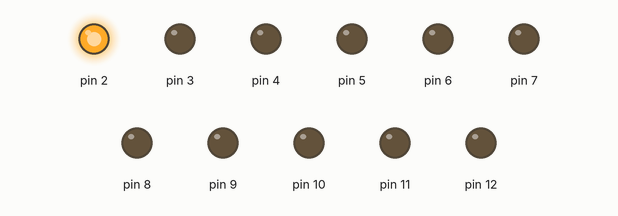
Simulated run of this sketch. Board: Arduino Uno, built with avr-gcc and run on an emulated ATmega328P. Parts: output pins drawn as LEDs (lit = HIGH).

Above: at 0.05 s.
At 0.45 s:
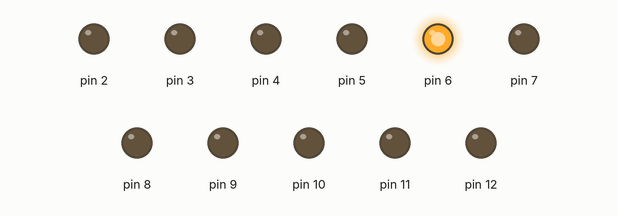
At 0.75 s:
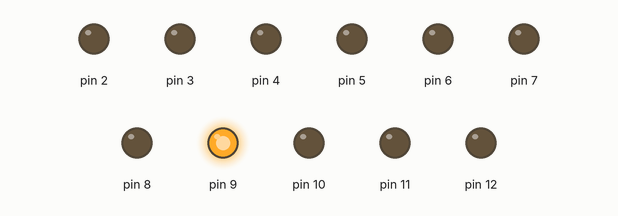
At 1.45 s:
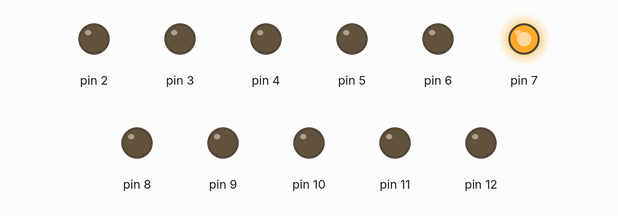
At 2.15 s:
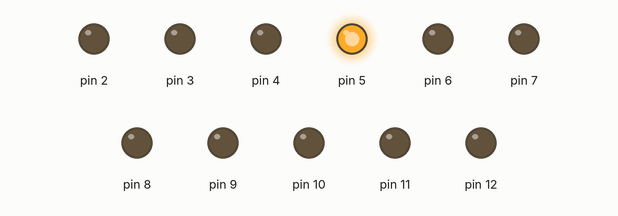
At 2.85 s:
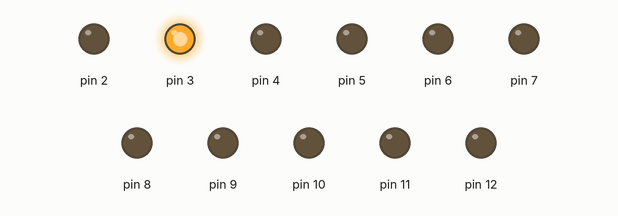
Timing chart, 0 to 3.1 s (numbered marks = the images above):
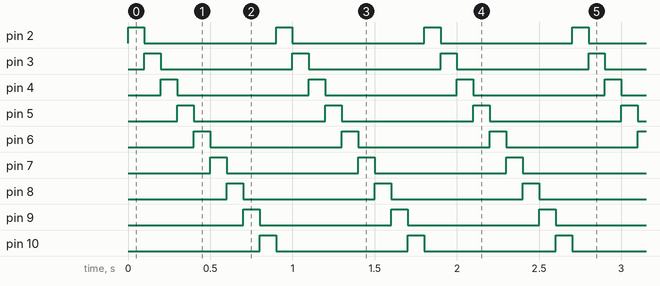

Measured:
- by itself, pin 2–10: alternates HIGH for 0.10 s and LOW for 0.80 s
- by itself, everything shown: repeats every 0.90 s, in 9 steps

The sketch:

Larrow.ino
```cpp
/*
  Larrow

  Lights multiple LEDs in sequence, then in reverse.

  The circuit:
  * Pins 2 thru 11 go to modules that have resistor connect to transistor that drives the 12 volts out.

  Create by: UrineMax
  Date: 9/20/2018


  Hardware Required:
  * MSP-EXP430G2 LaunchPad
  * (12) 1K ohm resistors
  * (12) 2n222 transistors
  * (12) Screw Terminals
  * (2) Round plug terminals for 12V
  * (3) breadboards, one for piggy back on Launchpad and then 2 for 6 LED modules

*/

int timer = 100;           // The higher the number, the slower the timing.

void setup() {
  // use a for loop to initialize each pin as an output:
  for (int thisPin = 2; thisPin < 13; thisPin++)  {
    pinMode(thisPin, OUTPUT);
  }
}

void loop() {
  // loop from the lowest pin to the highest:
  for (int thisPin = 2; thisPin < 11; thisPin++) {
    // turn the pin on:
    digitalWrite(thisPin, HIGH);
    delay(timer);
    // turn the pin off:
    digitalWrite(thisPin, LOW);
  }

}
```
